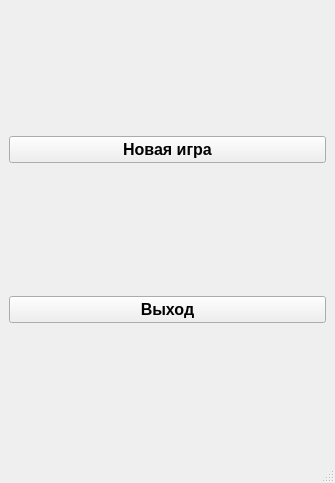
<?xml version="1.0" encoding="UTF-8"?>
<ui version="4.0">
 <class>Menu</class>
 <widget class="QMainWindow" name="Menu">
  <property name="geometry">
   <rect>
    <x>0</x>
    <y>0</y>
    <width>335</width>
    <height>483</height>
   </rect>
  </property>
  <property name="minimumSize">
   <size>
    <width>335</width>
    <height>483</height>
   </size>
  </property>
  <property name="maximumSize">
   <size>
    <width>335</width>
    <height>483</height>
   </size>
  </property>
  <property name="windowTitle">
   <string>Menu</string>
  </property>
  <widget class="QWidget" name="centralwidget">
   <layout class="QGridLayout" name="gridLayout">
    <item row="0" column="0">
     <widget class="QPushButton" name="pushButton">
      <property name="font">
       <font>
        <pointsize>12</pointsize>
        <weight>75</weight>
        <bold>true</bold>
       </font>
      </property>
      <property name="text">
       <string>Новая игра</string>
      </property>
     </widget>
    </item>
    <item row="1" column="0">
     <widget class="QPushButton" name="pushButton_2">
      <property name="font">
       <font>
        <pointsize>12</pointsize>
        <weight>75</weight>
        <bold>true</bold>
       </font>
      </property>
      <property name="text">
       <string>Выход</string>
      </property>
     </widget>
    </item>
   </layout>
  </widget>
  <widget class="QStatusBar" name="statusbar"/>
 </widget>
 <resources/>
 <connections/>
</ui>
